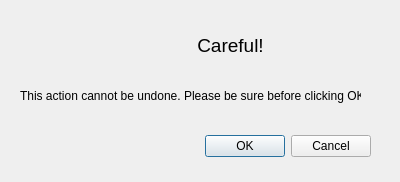
<?xml version="1.0" encoding="UTF-8"?>
<ui version="4.0">
 <class>Dialog</class>
 <widget class="QDialog" name="Dialog">
  <property name="geometry">
   <rect>
    <x>0</x>
    <y>0</y>
    <width>400</width>
    <height>182</height>
   </rect>
  </property>
  <property name="windowTitle">
   <string>Dialog</string>
  </property>
  <widget class="QDialogButtonBox" name="buttonBox">
   <property name="geometry">
    <rect>
     <x>30</x>
     <y>130</y>
     <width>341</width>
     <height>32</height>
    </rect>
   </property>
   <property name="orientation">
    <enum>Qt::Horizontal</enum>
   </property>
   <property name="standardButtons">
    <set>QDialogButtonBox::Cancel|QDialogButtonBox::Ok</set>
   </property>
  </widget>
  <widget class="QLabel" name="label">
   <property name="geometry">
    <rect>
     <x>20</x>
     <y>70</y>
     <width>341</width>
     <height>51</height>
    </rect>
   </property>
   <property name="text">
    <string>This action cannot be undone. Please be sure before clicking OK</string>
   </property>
  </widget>
  <widget class="QLabel" name="label_2">
   <property name="geometry">
    <rect>
     <x>120</x>
     <y>20</y>
     <width>221</width>
     <height>51</height>
    </rect>
   </property>
   <property name="font">
    <font>
     <pointsize>14</pointsize>
    </font>
   </property>
   <property name="text">
    <string>Careful!</string>
   </property>
   <property name="textFormat">
    <enum>Qt::PlainText</enum>
   </property>
   <property name="scaledContents">
    <bool>false</bool>
   </property>
   <property name="alignment">
    <set>Qt::AlignCenter</set>
   </property>
  </widget>
  <widget class="QLabel" name="label_3">
   <property name="geometry">
    <rect>
     <x>140</x>
     <y>20</y>
     <width>41</width>
     <height>41</height>
    </rect>
   </property>
   <property name="text">
    <string/>
   </property>
   <property name="pixmap">
    <pixmap>icons/warning_icon.png</pixmap>
   </property>
   <property name="scaledContents">
    <bool>true</bool>
   </property>
  </widget>
 </widget>
 <resources/>
 <connections>
  <connection>
   <sender>buttonBox</sender>
   <signal>accepted()</signal>
   <receiver>Dialog</receiver>
   <slot>accept()</slot>
   <hints>
    <hint type="sourcelabel">
     <x>248</x>
     <y>254</y>
    </hint>
    <hint type="destinationlabel">
     <x>157</x>
     <y>274</y>
    </hint>
   </hints>
  </connection>
  <connection>
   <sender>buttonBox</sender>
   <signal>rejected()</signal>
   <receiver>Dialog</receiver>
   <slot>reject()</slot>
   <hints>
    <hint type="sourcelabel">
     <x>316</x>
     <y>260</y>
    </hint>
    <hint type="destinationlabel">
     <x>286</x>
     <y>274</y>
    </hint>
   </hints>
  </connection>
 </connections>
</ui>
